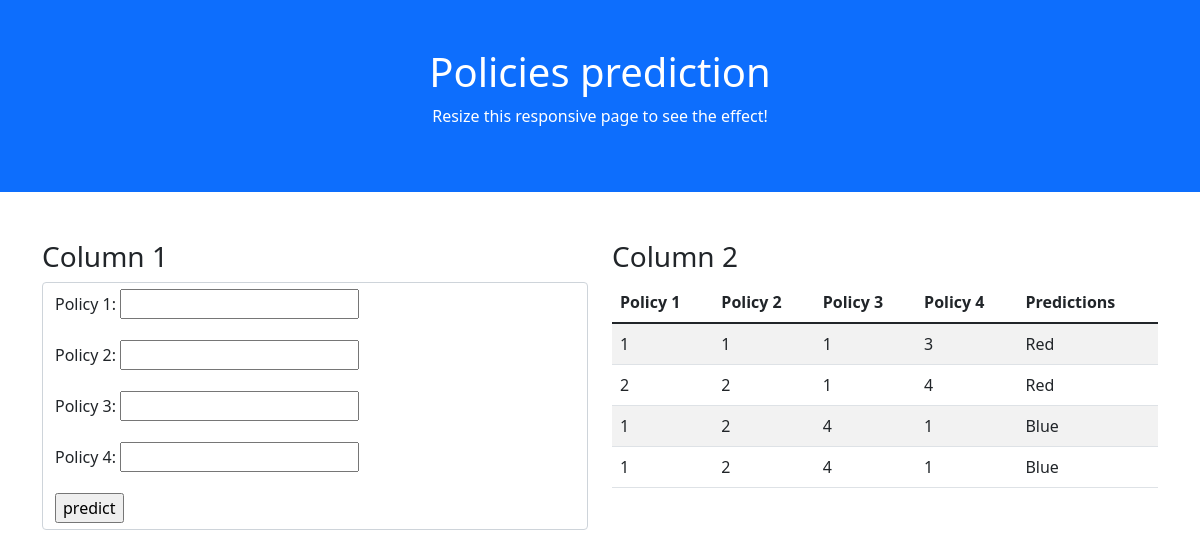
The page /prediction/ on the database as committed earlier.
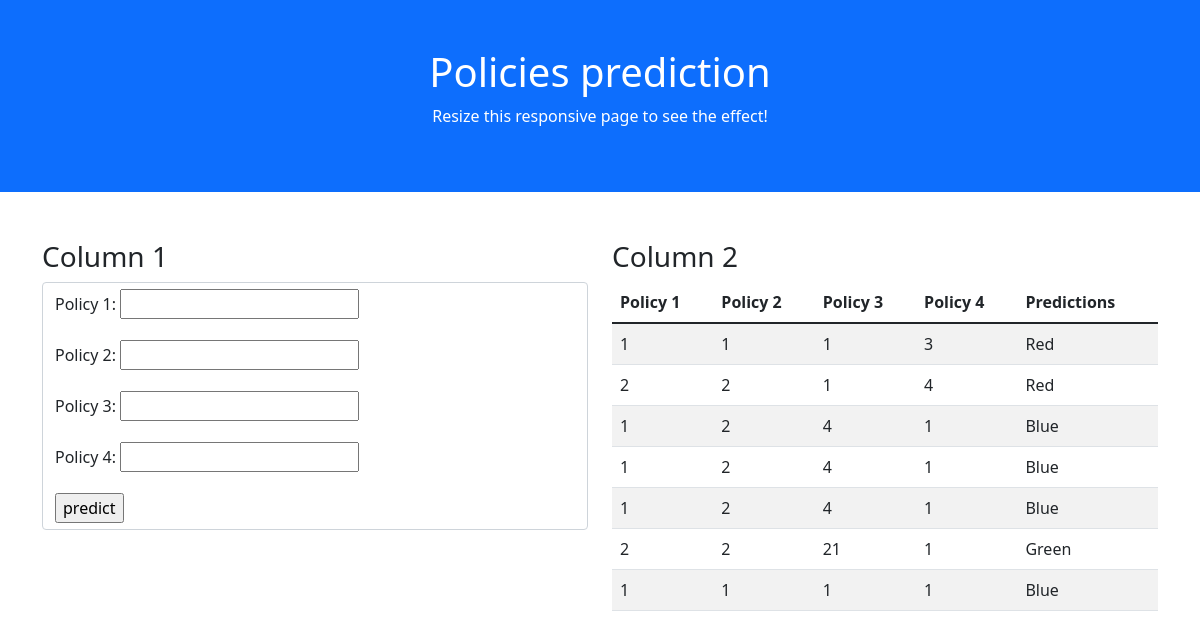
The same page on the database as committed later.
### model_app/models.py (models this page shows)
class Leaf(models.Model):
    sepal_length = models.IntegerField()
    sepal_width  = models.IntegerField()
    petal_length = models.IntegerField()
    petal_width  = models.IntegerField()
    predictions  = models.CharField(max_length=256,default=None,null=True)

### model_app/views.py (the view, shortened to what this page needs)
# urls.py: path('',views.predictor,name="prediction"),
def predictor(request):
    data = Leaf.objects.order_by('id')
    form = forms.FormName()
    my_dict = {'data':data,'form':form}
    return render(request,'index.html',my_dict)

### model_app/forms.py
class FormName(forms.Form):
    sepal_length = forms.IntegerField()
    sepal_width  = forms.IntegerField()
    petal_length = forms.IntegerField()
    petal_width  = forms.IntegerField()
    predictions  = forms.CharField(max_length=256)

### templates/index.html (shortened to what this page needs)
<!DOCTYPE html>
<html lang="en">
<head>
  <link href="https://cdn.jsdelivr.net/npm/bootstrap@5.1.3/dist/css/bootstrap.min.css" rel="stylesheet">
</head>
<body>
<div class="container-fluid p-5 bg-primary text-white text-center">
  <h1>Policies prediction</h1>
  <p>Resize this responsive page to see the effect!</p>
</div>
<div class="container mt-5">
  <div class="row">
    <div class="col-sm-6">
      <h3>Column 1</h3>
      <form class='form-control' method='POST'>
          <div class="mb-3">
            <label for="sepal_length" class="form-label">Policy 1:</label>
            {{form.sepal_length}}
          </div>
          <div class="mb-3">
            <label for="sepal_width" class="form-label">Policy 2:</label>
            {{form.sepal_width}}
          </div>
          <div class="mb-3">
            <label for="petal_length" class="form-label">Policy 3:</label>
            {{form.petal_length}}
          </div>
          <div class="mb-3">
            <label for="petal_width" class="form-label">Policy 4:</label>
            {{form.petal_width}}
          </div>
          <input type="submit" value="predict"/>
      </form>
    </div>
    <div class="col-sm-6">
      <h3>Column 2</h3>
      <table class="table table-striped">
        <thead>
          <tr>
            <th>Policy 1</th>
            <th>Policy 2</th>
            <th>Policy 3</th>
            <th>Policy 4</th>
            <th> Predictions </th>
          </tr>
        </thead>
        <tbody>
          {% for data in data %}
          <tr>
            <td>{{data.sepal_length}}</td>
            <td>{{data.sepal_width}}</td>
            <td>{{data.petal_length}}</td>
            <td>{{data.petal_width}}</td>
            <td>{{data.predictions}}</td>
          </tr>
          {% endfor %}
        </tbody>
      </table>
    </div>
  </div>
</div>
</body>
</html>

Rows that differ between the two databases and show on the page:
added Leaf: sepal_length "1", sepal_width "2", petal_length "4", petal_width "1", predictions "Blue"
added Leaf: sepal_length "2", sepal_width "2", petal_length "21", petal_width "1", predictions "Green"
added Leaf: sepal_length "1", sepal_width "1", petal_length "1", petal_width "1", predictions "Blue"
